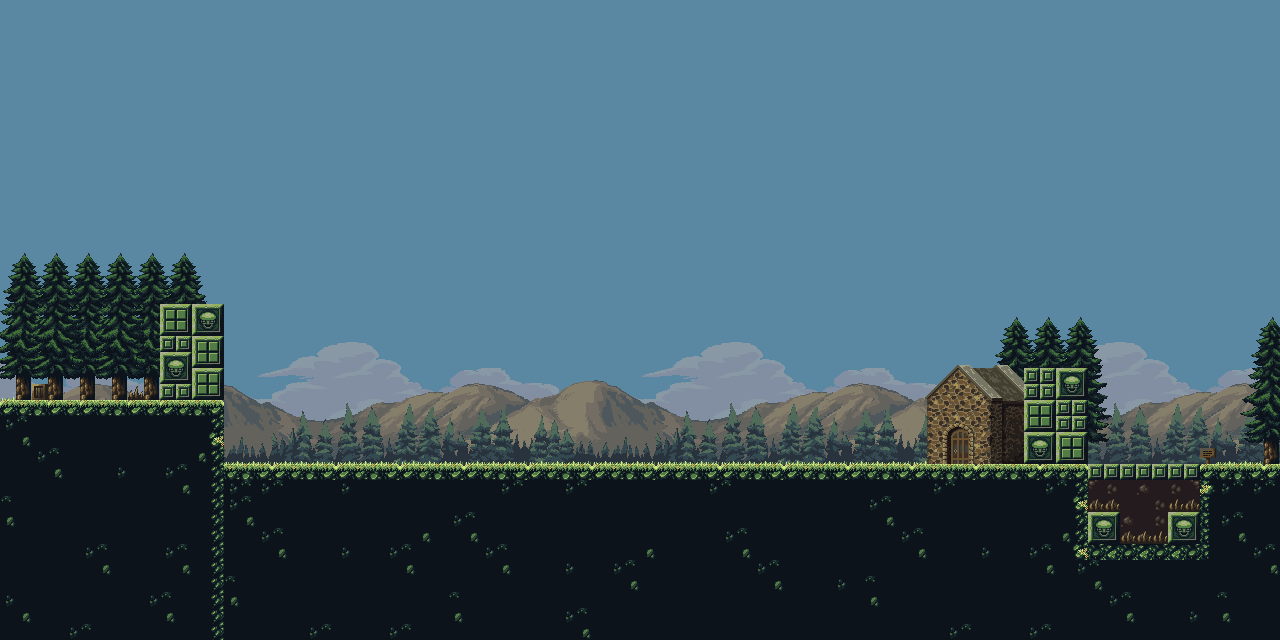

Below is a game level as drawn by its tile map, then a one-line description and the .tmx that defines it (tile-layer data replaced by summaries):
An orthogonal 80x40 tile map with 16x16 px tiles, 5 tile layers (background, background_tree, floor, back_cave, ...) and 4 objects.

<map version="1.2" tiledversion="1.3.1" orientation="orthogonal" renderorder="right-down" compressionlevel="0" width="80" height="40" tilewidth="16" tileheight="16" infinite="0" nextlayerid="14" nextobjectid="19">
 <tileset firstgid="1" source="../../atlas/atlas_jungle/jungle.tsx" />
 <layer id="1" name="background" width="80" height="40">
  <data>[3200 cells, 3200 non-empty, 601 distinct tile ids]</data>
 </layer>
 <layer id="3" name="background_tree" width="80" height="40">
  <data>[3200 cells, 1052 non-empty, 366 distinct tile ids]</data>
 </layer>
 <layer id="6" name="floor" width="80" height="40">
  <data>[3200 cells, 962 non-empty, 82 distinct tile ids]</data>
 </layer>
 <layer id="7" name="back_cave" width="80" height="40">
  <data>[3200 cells, 486 non-empty, 131 distinct tile ids]</data>
 </layer>
 <layer id="8" name="box_collider" width="80" height="40">
  <data>[3200 cells, 24 non-empty, 9 distinct tile ids]</data>
 </layer>
 <objectgroup color="#ff0000" id="9" name="leftCollider">
  <object id="4" x="159" y="224" width="63.5" height="255" />
 </objectgroup>
 <objectgroup color="#0055ff" id="10" name="floorCollider">
  <object id="11" x="223.5" y="464.5" width="1056.5" height="100.667" />
 </objectgroup>
 <objectgroup color="#00ff33" id="12" name="nextStageCollider">
  <object id="17" x="1263.58" y="223.243" width="16.1212" height="240" />
 </objectgroup>
 <objectgroup color="#ff00ff" id="11" name="boxCollider">
  <object id="15" x="1024" y="225.333" width="63.5" height="238.167" />
 </objectgroup>
</map>
